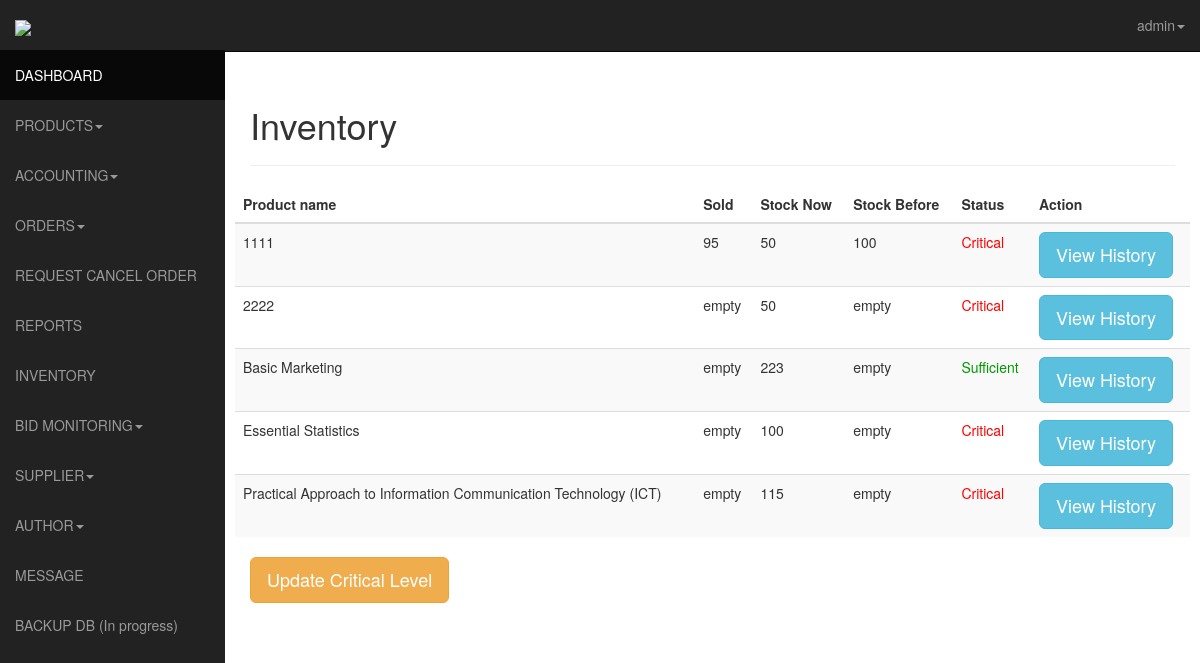
/admin/inventory.php (signed in), run on an earlier commit of the app's database.
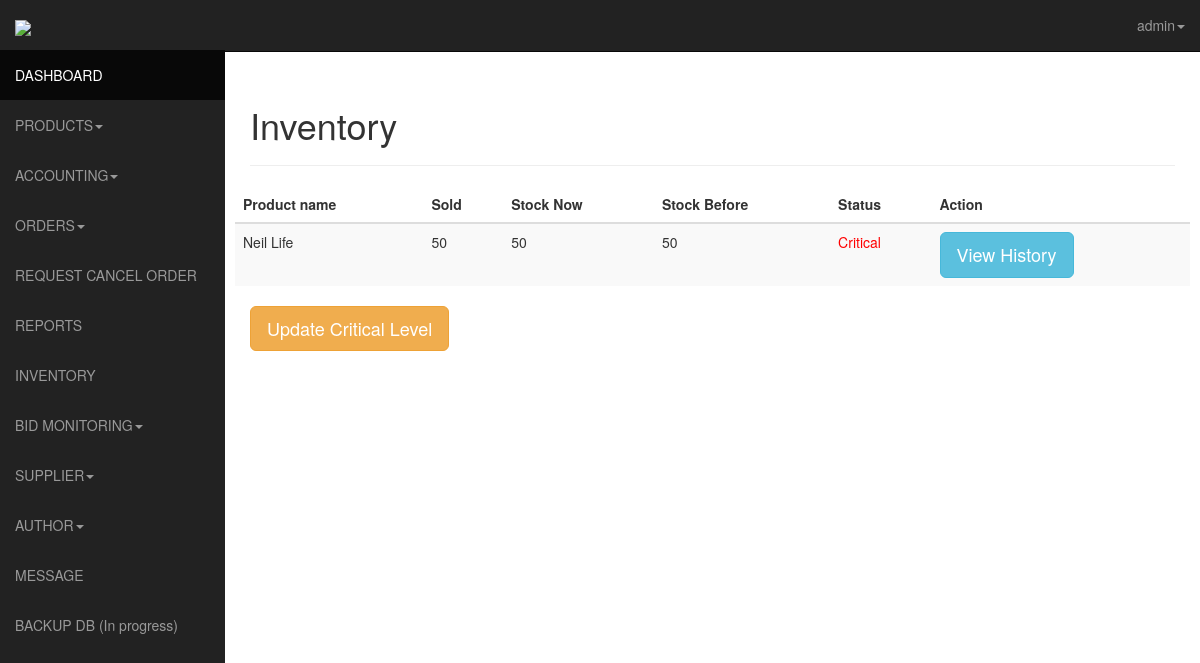
And on a later commit of the database.
### tables this page shows
CREATE TABLE IF NOT EXISTS `products` (
  `id` int(11) NOT NULL AUTO_INCREMENT,
  `author_id` int(11) NOT NULL,
  `product_name` varchar(255) NOT NULL,
  `price` varchar(16) NOT NULL,
  `details` text NOT NULL,
  `stock` int(11) NOT NULL,
  `category` varchar(16) NOT NULL,
  `sub_category` varchar(50) NOT NULL,
  `status` varchar(50) NOT NULL,
  `timestamp` varchar(10) NOT NULL,
  `date_added` date NOT NULL,
  `ext` varchar(4) NOT NULL,
  PRIMARY KEY (`id`)
);

### admin/inventory.php (the view, shortened to what this page needs)
<?php
      function isBestSeller ($productid) {
        $found = 0;
        $query = mysql_query("SELECT products.id, SUM( transactions.qty ) AS total_qty
FROM transactions
INNER JOIN products ON transactions.product_id_array = products.id
GROUP BY products.id
ORDER BY total_qty DESC
LIMIT 5");
          while ($row = mysql_fetch_assoc($query))
          {
            if($row['id'] == $productid) {
              $found++;
            }
          }
          return $found > 0;
      }
      function getCritLevel($type) {
        $query = ($type == 'bs') ? "SELECT * FROM critical_level where type='bs'" : "SELECT * FROM critical_level where type='nbs'";
        $sql = mysql_query($query);
         while ($row = mysql_fetch_assoc($sql))
          {
            $critlevel = $row['crit_level'];
          }
          return $critlevel;
      }
			?>
<!DOCTYPE html>
<html lang="en">
  <head>
    <link href="css/bootstrap.css" rel="stylesheet">
    <link href="css/sb-admin.css" rel="stylesheet">-->
    <link rel="stylesheet" href="css/morris-0.4.3.min.css">
  </head>
  <body>
    <div id="wrapper">
      <nav class="navbar navbar-inverse  navbar-fixed-top" role="navigation">
      <?php include 'template/sidebar.php'?>
		<?php include 'template/top.php'?>
      </nav>
      <div id="page-wrapper">
        <div class="row">
          <div class="col-lg-12">
            <h1>Inventory <small></small></h1>
           <hr>
          </div>
        </div>
       <div class="row">
       <div class="table-responsive">
        <table class="table table-striped">
          <thead>
    <th>Product name</th>
    <th>Sold</th>
    <th>Stock Now</th>
    <th>Stock Before</th>
     <th>Status</th>
     <th>Action</th>
	 		    </thead>
          <tbody>
  				   <?php
$bestSellerCritLevel = getCritLevel('bs');
$criticalLevel = getCritLevel('nbs');
$sql = mysql_query("SELECT * FROM products ORDER BY product_name ASC");
$productCount = mysql_num_rows($sql);
$count = 0;
if ($productCount > 0) {
	while($row = mysql_fetch_array($sql)){
			$id = $row['id'];
             $pname = $row["product_name"];
			$stock_query = mysql_query("SELECT qty_added as stock, SUM(qty_added) as sold FROM product_history WHERE pid = $id ORDER BY Date asc limit 1");
      $stock_query_count = mysql_num_rows($stock_query);
		  $previous_stock='empty';
      $lessted_value='empty';
      if ($stock_query_count > 0) {
        while($stock_row = mysql_fetch_array($stock_query)) {
          if(!empty($stock_row['stock'])){
            $previous_stock = $stock_row['stock'];
          }
          if(!empty($stock_row['sold'])){
            $lessted_value = $stock_row['sold'];
          }
        }
      }
			  $current_stock = $row["stock"];
        if (isBestSeller($id)) {
          if($current_stock <= $bestSellerCritLevel){
         $status = '<span style="color: #F00">Critical</span>';
         }
        } else {
          if($current_stock <= $criticalLevel){
         $status = '<span style="color: #F00">Critical</span>';
         }
         else if($current_stock == 0){
            $status = '<span style="color: #333">0 Stock</span>';
           }
           else{
             $status = '<span style="color: #090">Sufficient</span>';
             }
        }
	echo '
  <tr>
	    <td>'.$pname.'</td>
    <td>'.$lessted_value.'</td>
    <td>'.$current_stock.'</td>
     <td >'.$previous_stock.'</td>
	  <td>'.$status.'</td>
	 <td><button class="btn btn-info btn-lg pull-left" data-toggle="modal" data-target="#myModal'.$count.'">View History</button></td>
  </tr>
  ';
  ?>
  <?php
  $count++;
    }
}
else
{
	$product_list = "You have no products listed in your store yet";
}
?>
    		</tbody>
   	      </table>
       </div>
        </div>
        <button class="btn btn-warning btn-lg pull-left" data-toggle="modal" data-target="#myModal">Update Critical Level</button>
      </div>
    </div>
  </body>
</html>

What changed in the data, as far as the page shows it:
removed products: product_name "1111", lessted_value "95", stock "50", previous_stock "100", shows "Critical"
removed products: product_name "2222", lessted_value "empty", stock "50", previous_stock "empty", shows "Critical"
removed products: product_name "Basic Marketing", lessted_value "empty", stock "223", previous_stock "empty", shows "Sufficient"
removed products: product_name "Essential Statistics", lessted_value "empty", stock "100", previous_stock "empty", shows "Critical"
removed products: product_name "Practical Approach to Information Communication Technology (ICT)", lessted_value "empty", stock "115", previous_stock "empty", shows "Critical"
added products: product_name "Neil Life", lessted_value "50", stock "50", previous_stock "50", shows "Critical"
